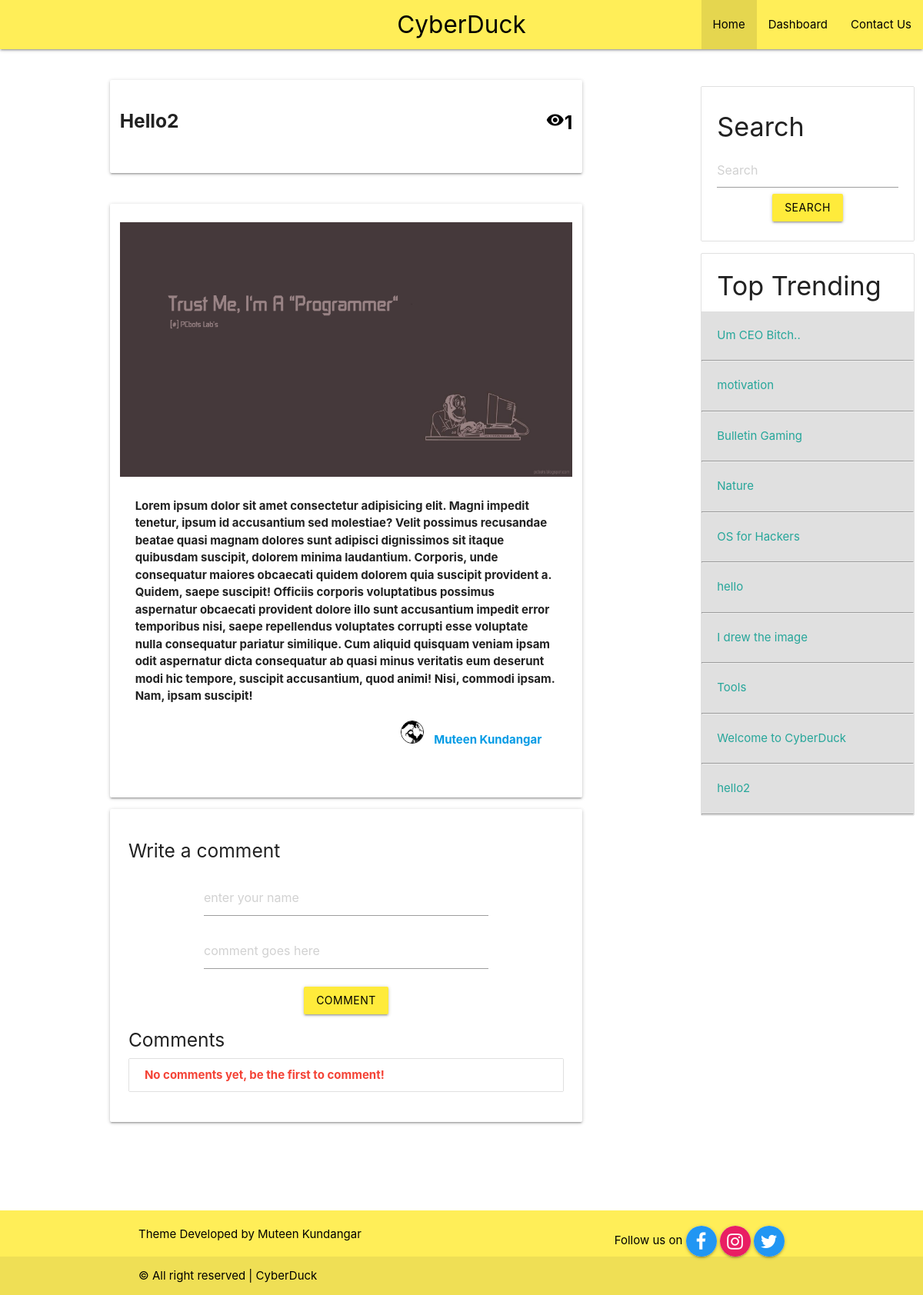
Page /post.php?id=46 on the committed database.
### tables this page shows
CREATE TABLE `posts` (
  `id` int(20) NOT NULL,
  `title` varchar(255) NOT NULL,
  `content` text NOT NULL,
  `author` varchar(200) DEFAULT NULL,
  `feature_image` varchar(200) DEFAULT NULL,
  `views` int(30) NOT NULL DEFAULT 0
);

CREATE TABLE `users` (
  `id` int(20) NOT NULL,
  `username` varchar(200) NOT NULL,
  `email` varchar(200) NOT NULL,
  `password` varchar(255) NOT NULL,
  `picture` varchar(255) NOT NULL DEFAULT 'no_profile.png'
);

### post.php (the view, shortened to what this page needs)
<?php
if(isset($_GET['id']))
{
  $id = $_GET['id'];
?>
<!DOCTYPE html>
<html lang="en">
<head>
  <?php
  require "includes/header.php";
  ?>
</head>
<body>
  <?php
$sql1 = "select * from posts where id = $id";
$res1 = mysqli_query($conn, $sql1);
$x = mysqli_fetch_assoc($res1);
?>
  <?php
require "includes/navbar.php";
?>
  <div class="row">
    <div class="col l9 m9 s12">
      <div class="container">
        <div class=" card-panel" style="margin-top: 40px;">
          <div class="row">
            <h5 style="font-weight: bold;">
              <?php
            echo ucwords($x['title']);
          ?>
              <a class="right black-text tooltipped" data-position="bottom" data-tooltip="These are views"
                style="cursor: pointer;"><i class="material-icons">remove_red_eye</i><?php echo $x['views'] ?></a>
            </h5>
          </div>
        </div>
        <div class=" card-panel " style="margin-top: 40px;">
          <div class="row">
            <img src="img/<?php echo $x['feature_image']; ?>" class="responsive-img" alt="">
            <div style="margin: 20px; font-weight: bold;">
              <?php
                echo $x['content'];
              ?>
            </div>
            <div class="right row" style="margin-right: 40px; font-weight: bold;">
              <?php
              $author = $x['author'];
              $sql4 = "select * from users where username = '$author'";
              $res4 = mysqli_query($conn, $sql4);
              $row4 = mysqli_fetch_assoc($res4);
              ?>
              <a href="#zoom2" class="modal-trigger"><img src="img/<?php echo $row4['picture'] ?>" class = "circle responsive-img" style = "height: 30px; width: 30px; border: solid 1px black; margin-right: 10px;" alt="">
              <span class='secondary-text' style = 'padding-bottom: 30px;'><?php echo $x['author']; ?></span></a>
            </div>
          </div>
        </div>
        <div class="card-panel">
          <h5>Write a comment</h5>
          <div class="row">
            <div class="col l8 offset-l2 m10 offset-m1 s12">
              <form action="post.php?id=<?php echo $id; ?>" method="post">
                <div class="input-field center">
                  <input name="name" type="text" class="validate" placeholder="enter your name" required>
                </div>
                <div class="input-field center">
                  <input type="text" name="comment" class="materialize-textarea" placeholder="comment goes here"
                    required>
                </div>
                <div class="center">
                  <input type="submit" name="comment_btn" value="Comment" class="btn yellow black-text">
                </div>
              </form>
            </div>
          </div>
          <h5>Comments</h5>
          <ul class="collection">
            <?php
            $sql3 = "select * from comments where post_id = $id order by id desc";
            $res3 = mysqli_query($conn, $sql3);
            if(mysqli_num_rows($res3) > 0)
            {
              while($row3 = mysqli_fetch_assoc($res3))
              {
            ?>
            <li class="collection-item" style = "font-weight: bold;">
              <?php
              echo $row3['comment_text'];
              ?>
              <span class="secondary-content">
              <?php
              echo "by ".ucwords($row3['name']);
              ?>
              </span>
            </li>
            <?php
              }
            }
            else
            {
            ?>
            <li class="collection-item red-text" style = "font-weight: bold;">
              No comments yet, be the first to comment!
            </li>
            <?php
            }
            ?>
          </ul>
        </div>
      </div>
    </div>
    <div class="col l3 m3 s12">
      <?php
    require "includes/sidebar.php";
    ?>
    </div>
  </div>
  <?php
  require "includes/footer.php";
  ?>
  <?php
}
else
{
  header("Location: index.php");
}
?>

### includes/sidebar.php (shortened to what this page needs)
<ul class="collection" style = "margin-top: 48px;">
  <li class="collection-item">
    <h4>Search</h4>
    <form action = "search.php" method = "get">
    <div class="input-field">
      <input id="first_name" type="text" name="search_input" placeholder="Search" required>
      <div class="center">
        <input type="submit" name="search" class="btn #efef64 yellow black-text center" value="Search">
      </div>
    </div>
    </form>
  </li>
</ul>
<div class="collection">
  <h4 style="padding-left: 20px;">Top Trending</h4>
  <?php
    $query0 = "select * from posts where views > 0 order by views desc limit 10";
    $exec0 = mysqli_query($conn, $query0);
    if(mysqli_num_rows($exec0))
    {
      while($row0 = mysqli_fetch_assoc($exec0))
      {
  ?>
  <a href="post.php?id=<?php echo $row0['id'] ?>" class="collection-item #e0e0e0 grey lighten-2" style = "padding-top: 20px; padding-bottom: 20px;">
    <?php
      echo $row0['title'];
    ?>
  </a>
  <hr style ="margin: 0px;">
  <?php
      }
    }
  ?>
</div>

### rows in the picture
posts: title "Hello2", views "1", feature_image (picture), content "Lorem ipsum dolor sit amet consectetur adipisicing elit. Magni impedit tenetur, ipsum id accusantium sed molestiae? Velit possimus recusandae beatae quasi magnam dolores sunt adipisci dignissimos sit itaque quibusdam suscipit, dolorem minima laudantium. Corporis, unde consequatur maiores obcaecati quidem dolorem quia suscipit provident a. Quidem, saepe suscipit! Officiis corporis voluptatibus possimus aspernatur obcaecati provident dolore illo sunt accusantium impedit error temporibus nisi, saepe repellendus voluptates corrupti esse voluptate nulla consequatur pariatur similique. Cum aliquid quisquam veniam ipsam odit aspernatur dicta consequatur ab quasi minus veritatis eum deserunt modi…", author "Muteen Kundangar", title "hello2"
users: picture (picture)
posts: title "Um CEO Bitch.."
posts: title "motivation"
posts: title "Bulletin Gaming"
posts: title "Nature"
posts: title "OS for Hackers"
posts: title "hello"
posts: title "I drew the image"
posts: title "Tools"
posts: title "Welcome to CyberDuck"
